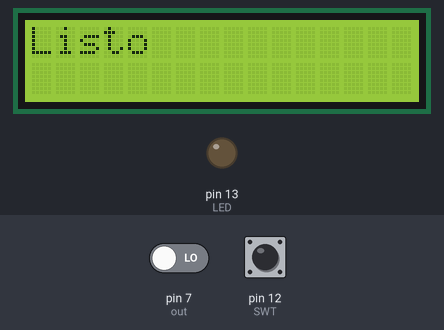
Simulated run of this sketch. Board: Arduino Uno, built with avr-gcc and run on an emulated ATmega328P. Parts: 16×2 character LCD, output pins drawn as LEDs (lit = HIGH). The test bench sets the inputs (shaded band); at power-on: pin 12 (SWT) LOW, pin 7 (out) LOW. Pins used as bus, display or sensor lines are not drawn; what the sketch prints to the serial monitor is not drawn.

Above: at 0.2 s.
3.4 s: pin 12 (SWT) pulled HIGH for 0.15 s
At 4.1 s:
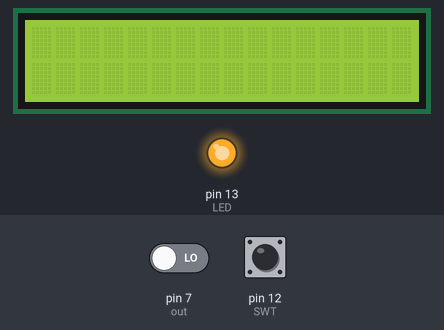
At 41.1 s:
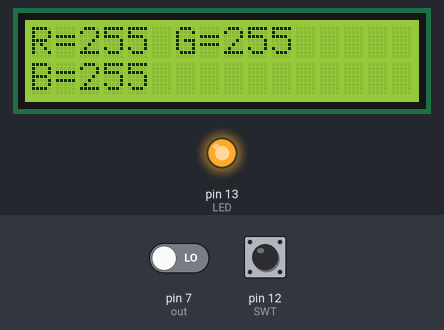
Timing chart, 0 to 41.4 s (numbered marks = the images above; inputs shaded):
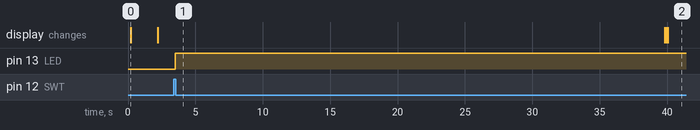

The sketch:

SensorDeColor5.ino
```cpp
/*PROYECTO FINAL DE LA MATERIA DE SENSORES Y TRANSDUCTORES PARA MECATRÓNICA.
 * MULTIPLEXACIÓN PARA FILTROS DE COLOR y DE ESCALA DE FRECUENCIA.
 *
 *         S2 | S3 | FOTODIODO           S0 | S1 | FRECUENCIA DE SALIDA
 *
 *         0     0      rojo              0    0     corriente cortada
 *         0     1      azul              0    1     2% de la frecuencia.
 *         1     0     sin filtro         1    0     20% de la frecuencia.
 *         1     1      verde             1    1     100% de la frecuencia.
 *
 *         Para trabajar con microcontroladores se recomienda utilizar
 *         unda frecuencia del 20%. Por lo tanto S0-> 1 y S1 -> 0.
*/

#include <LiquidCrystal_I2C.h>
#include <Wire.h>

//Creamos un objeto LCD.
LiquidCrystal_I2C lcd(0x27,16,2); // si no te sale con esta direccion  puedes usar (0x3f,16,2) || (0x27,16,2)  ||(0x20,16,2)

//....... CREACIÓN DE LAS CARIABLES GLOBALES.......//

/*Declaración de los pines del sensor*/
#define S0 4
#define S1 3
#define S2 6
#define S3 5
#define OE 2

/*Pines del push button para el control de las lecturas*/
#define LED 13
#define SWT 12

/*Variables del programa*/
byte salidas [5] = {S0,S1,S2,S3,OE};
const int out = 7; //La salida de nuestro sensor.
int ControlFrecuencia = 2;
unsigned long duracion_pulso;
int RGB_ROJO=0, RGB_AZUL=0, RGB_VERDE=0;
int frecuencia_rojo=0, frecuencia_azul=0, frecuencia_verde=0;
int FreFinal_rojo=0, FreFinal_azul=0, FreFinal_verde=0;
int Val_Rojo=0, Val_Azul=0, Val_Verde=0;
int contador_medida=0;
char LabView_Rojo[50],LabView_Verde[50],LabView_Azul[50];
int Lab_Rojo,Lab_Verde,Lab_Azul;

boolean estado;
int cuenta_SWT = 0;

void setup() {
  // Establecemos la comuniación serial.
  Serial.begin(9600);

  //Configuramos las salidas.
  for(int index = 0; index < 5; index++){
      pinMode(salidas[index], OUTPUT);
      delay (5);
  }

   //Configuramos la entrada.
  pinMode(out,INPUT);
  pinMode(LED,OUTPUT);
  pinMode(SWT,INPUT);

  //Elegimos la escala de nuestra frecuencia.
  EscalaFrecuencia();
  delay(100);


  //Configuración del cristal líquido por medio del protocolo I2C.
   lcd.init();
   lcd.backlight();
   lcd.clear();

   digitalWrite(OE,LOW);
   digitalWrite(estado,LOW);

   lcd.print("Listo");
   delay(2000);
   lcd.clear();
}

void loop() {

  //delay(100);
  //Serial.write(RGB_VERDE);
  //Serial.write(RGB_AZUL);

  //Control de habilitación del sensor
  estado = digitalRead(SWT);

  if(estado == HIGH){
    delay(100);
    digitalWrite(LED,HIGH);
    delay(5);
    cuenta_SWT++;
    }

  if(cuenta_SWT == 1){
  // Elegimos el filtro rojo:
  digitalWrite(S2,LOW);
  digitalWrite(S3,LOW);

  //Leyendo la frecuencia de salida del sensor.
  frecuencia_rojo = (pulseIn(out,HIGH));
  //frecuencia_rojo += pulseIn(out,HIGH);
  delay(100);

  // Elegimos el filtro verde:
  digitalWrite(S2,HIGH);
  digitalWrite(S3,HIGH);

  //Leyendo la frecuencia de salida del sensor.
  frecuencia_verde = (pulseIn(out,HIGH));
  //frecuencia_verde += pulseIn(out,HIGH);
  delay (100);

  // Elegimos el filtro azul:
  digitalWrite(S2,LOW);
  digitalWrite(S3,HIGH);

  //Leyendo la frecuencia de salida del sensor.
  frecuencia_azul = (pulseIn(out,HIGH));
  //frecuencia_azul += pulseIn(out,HIGH);
  delay(100);

 PromedioValores();
  }
}

void EscalaFrecuencia (){
  switch(ControlFrecuencia){

    case 0:{
      digitalWrite(S0,LOW);
      digitalWrite(S1,LOW);
      Serial.println("Corriente cortada");
      Serial.println(" ");
      break;
      }
     case 1:{
      digitalWrite(S0,LOW);
      digitalWrite(S1,HIGH);
      Serial.println("Frecuencia al 2%");
      Serial.println(" ");
      break;
      }
     case 2: {
      digitalWrite(S0,HIGH);
      digitalWrite(S1,LOW);
      //Serial.println("Frecuencia al 20%");
      Serial.println(" ");
      break;
      }
      case 3: {
      digitalWrite(S0,HIGH);
      digitalWrite(S1,HIGH);
      Serial.println("Frecuencia al 100%");
      Serial.println(" ");
      break;
      }
    }
  }

  void EscalaRGB(){

    lcd.clear();

    RGB_ROJO = map(Val_Rojo,10,180,255,0);
    if(RGB_ROJO < 0){
      RGB_ROJO = 0;
      }
    if(RGB_ROJO > 255){
      RGB_ROJO = 255;
      }
    Lab_Rojo = RGB_ROJO;
    String R = (String)(RGB_ROJO);
    lcd.setCursor(0,0);
    lcd.print("R=");
    lcd.setCursor(2,0);
    lcd.print(R);
    delay(100);

     RGB_VERDE = map(Val_Verde,17,185,255,0);
    if(RGB_VERDE < 0){
      RGB_VERDE = 0;
      }
    if(RGB_VERDE > 255){
      RGB_VERDE = 255;
      }
    String G = (String)(RGB_VERDE);
    Lab_Verde = RGB_VERDE;
    lcd.setCursor(6,0);
    lcd.print("G=");
    lcd.setCursor(8,0);
    lcd.print(G);
    delay(100);

     RGB_AZUL = map(Val_Azul,0,139,255,0);
    if(RGB_AZUL < 0){
      RGB_AZUL = 0;
      }
    if(RGB_AZUL > 255){
      RGB_AZUL = 255;
      }
     Lab_Azul = RGB_AZUL;
     lcd.setCursor(0,1);
     lcd.print("B=");
    String B = (String)(RGB_AZUL);
    lcd.setCursor(2,1);
    lcd.print(B);
    delay(100);

    Enviar_Labview();

    delay(3000);
    }

  void PromedioValores(){
    FreFinal_rojo += frecuencia_rojo;
    delay(100);
    FreFinal_verde += frecuencia_verde;
    delay(100);
    FreFinal_azul += frecuencia_azul;
    delay(100);

    contador_medida++;

    if(contador_medida == 10){
      Val_Rojo = FreFinal_rojo/10;
      delay(100);
      Val_Verde = FreFinal_verde/10;
      delay(100);
      Val_Azul = FreFinal_azul/10;
      delay(100);

      EscalaRGB();
      delay(100);

      FreFinal_rojo=0;
      delay(5);
      FreFinal_verde=0;
      delay(5);
      FreFinal_azul=0;
      delay(5);

      digitalWrite(LED,LOW);
      delay(5);
      cuenta_SWT = 0;
      delay(5);
      contador_medida=0;
      }
    }

    void Enviar_Labview(){
      Serial.print(Lab_Rojo);
      Serial.print(",");
      Serial.print(Lab_Verde);
      Serial.print(",");
      Serial.println(Lab_Azul);
      delay(100);
      }
```

Measured:
- after the input at 3.4 s, pin 13 (LED): LOW → HIGH after 0.10 s
- what the display in image 0 shows lasts 2.0 s, from 0.2 s to 2.2 s
